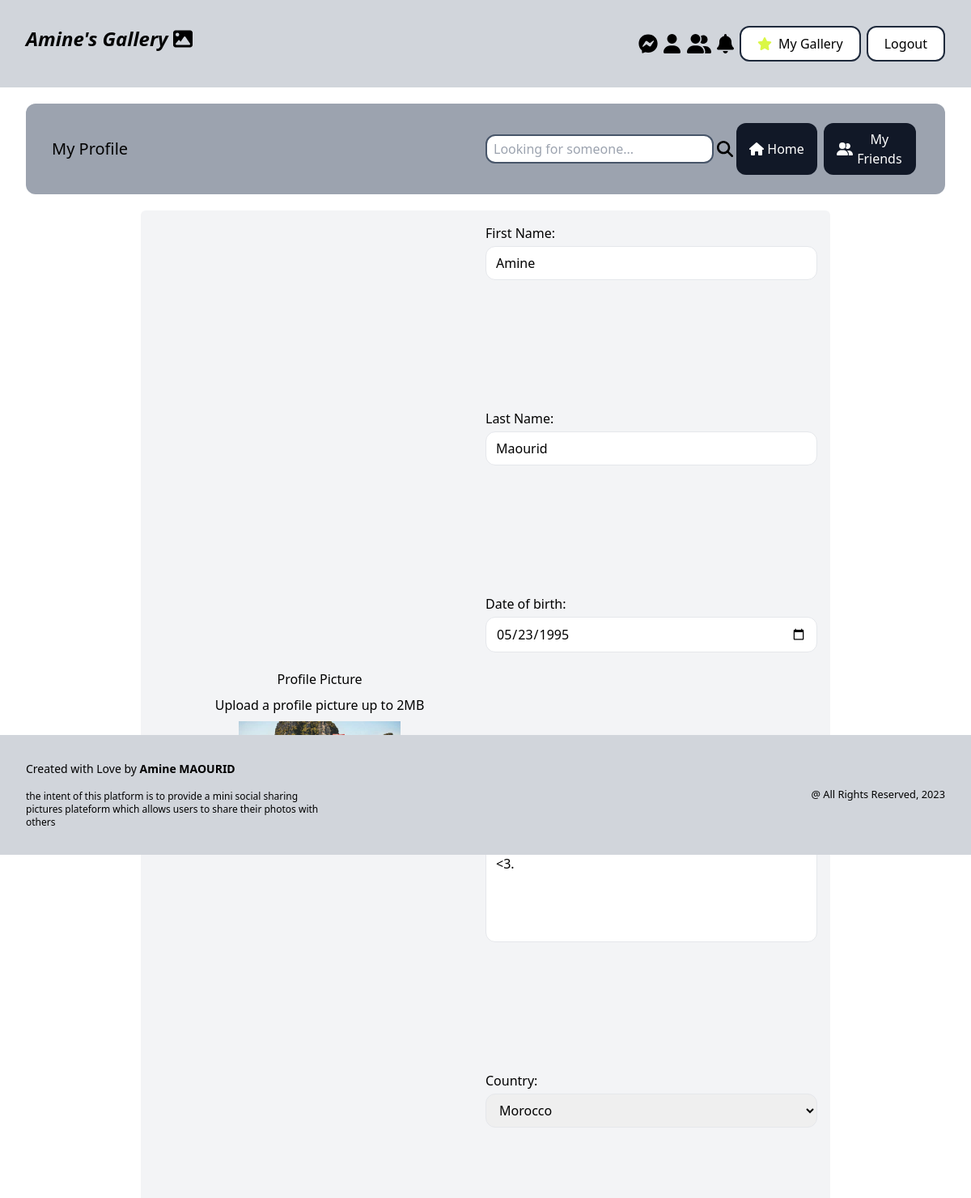
/profile/ (signed in), run on the app's committed database.
### userprofile/models.py (models this page shows, shortened)
class UserProfile(models.Model) :
    first_name = models.CharField(blank=True, null=True, max_length=100)
    last_name = models.CharField(blank=True, null=True, max_length=100)
    birthdate = models.DateField(blank=True, null=True)
    bio = models.CharField(max_length=300, null=True, blank=True)
    user = models.ForeignKey(User, related_name='profile_data', on_delete=models.CASCADE)
    profile_picture = models.ImageField(blank=True, null=True, upload_to='profile/')
    country = CountryField(default='US')

### userprofile/views.py (the view, shortened to what this page needs)
# urls.py: path('', views.get_my_profile, name='my_profile'),
@login_required
def get_my_profile(request) :
    user_profile_data = UserProfile.objects.filter(user=request.user) or None
    if user_profile_data :
        is_editing = True
    else :
        is_editing = False
    if request.method == 'GET' :
        results = []
        is_a_list = True
        searched_value = ''
        if is_editing :
            user_profile_data = user_profile_data[0]
            form = UserProfileCreateForm(instance=user_profile_data)
            if not(is_a_list) :
                return render(request, 'userprofile/profile.html', {'form' : form, 'is_first_time' : False, 'user_profile_data' : user_profile_data, 'search_results' : results, 'searched_value' : searched_value})
            return render(request, 'userprofile/profile.html', {'form' : form, 'is_first_time' : False, 'user_profile_data' : user_profile_data})
        else :
            form = UserProfileCreateForm()
            if not(is_a_list) :
                return render(request, 'userprofile/profile.html', {'form' : form, 'is_first_time' : True, 'search_results' : results, 'searched_value' : searched_value})
            return render(request, 'userprofile/profile.html', {'form' : form, 'is_first_time' : True})

### userprofile/templates/userprofile/profile.html (shortened to what this page needs)
{% extends 'userprofile/base.html' %}
{% load static %}
{% block content %}
    <div class="flex flex-col h-screen">
        <div class="flex justify-between py-6 px-8 bg-gray-400 rounded-xl mb-5 items-center col-span-3">
            <h3 class="text-xl">My Profile</h3>
            <div class="flex justify-between w-1/2 items-center">
                {% if search_results %}
                    {% include 'userprofile/search.html' with results=search_results searched_value=searched_value %}
                {% else %}
                    {% include 'userprofile/search.html'  %}
                {% endif %}
                <div class="w-1/2 flex justify-around">
                    <button class="py-2 px-4 bg-gray-900 text-white hover:bg-gray-700 rounded-xl mx-1">
                        <a href="{% url 'gallery' %}" class="flex items-center">
                            <i class="fa-solid fa-home mr-1"></i>Home
                        </a>
                    </button>
                    <button class='py-2 px-4 rounded-xl flex items-center bg-gray-900 text-white hover:bg-gray-700 mx-1'>
                        <a href="{% url 'friends:my_friends' %}" class="flex items-center">
                            <i class="fa-solid fa-user-group mr-1"></i>My Friends
                        </a>
                    </button>
                </div>
            </div>
        </div>
        <div class="h-full w-3/4 self-center bg-gray-100 rounded-md">
            <form method="POST" action="{% url 'profile:my_profile' %}" class="w-full p-4 flex h-full"
            enctype="multipart/form-data">
                <div class="w-1/2 flex flex-col space-y-2 justify-center items-center">
                    <p>{{ form.profile_picture.label }}</p>
                    <p> {{ form.profile_picture.help_text }} </p>
                </div>
                <div class="w-1/2 space-y-2 flex flex-col justify-between">
                    <div class="flex flex-col space-y-1">
                        {{ form.first_name.label_tag }}
                        {{ form.first_name }}
                    </div>
                    <div class="flex flex-col space-y-1">
                        {{ form.last_name.label_tag }}
                        {{ form.last_name }}
                    </div>
                    <div class="flex flex-col space-y-1">
                        {{ form.birthdate.label_tag }}
                        {{ form.birthdate }}
                    </div>
                    <div class="flex flex-col space-y-1">
                        {{ form.bio.label_tag }}
                        {{ form.bio }}
                    </div>
                    <div class="flex flex-col space-y-1">
                        {{ form.country.label_tag }}
                        {{ form.country }}
                    </div>
                </div>
            </form>
        </div>
    </div>
{% endblock %}

### data on the page
UserProfile: first_name "Amine", last_name "Maourid", birthdate "05/23/1995", bio "i love travelling, i'm adventurous and like discovering new cultures and lifestyles also food <3.", country "Morocco"
